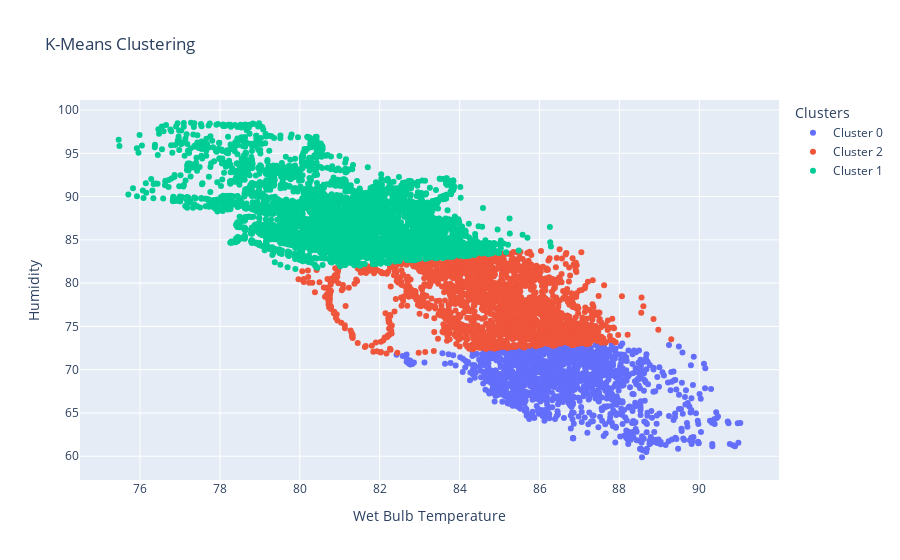

The cell this chart's notebook holds for it:
### Markdown cell above
# K-Means

### Code cell
from sklearn.cluster import KMeans
import matplotlib.pyplot as plt

# Determine the number of clusters
kmeans = KMeans(n_clusters=3)
resampled_5m_data['clusters'] = kmeans.fit_predict(X)

# Plot the clusters
fig = go.Figure()
for cluster in resampled_5m_data['clusters'].unique():
    subset = resampled_5m_data[resampled_5m_data['clusters'] == cluster]
    fig.add_trace(go.Scatter(x=subset['wetbulb_temperature'], y=subset['humidity'], mode='markers', name=f'Cluster {cluster}'))
fig.update_layout(title='K-Means Clustering', xaxis_title='Wet Bulb Temperature', yaxis_title='Humidity', legend_title='Clusters')
fig.show()

### Figure 1 — Plotly figure (JSON) as saved in the notebook; plotly's stock layout.template omitted (floating-point values rounded to 4 significant figures; data arrays with more than 128 entries replaced by an {"elided": "..."} marker saying what was removed)
{"data": [{"mode": "markers", "name": "Cluster 0", "type": "scatter", "x": {"elided": "7410 float values"}, "y": {"elided": "7410 float values"}}, {"mode": "markers", "name": "Cluster 2", "type": "scatter", "x": {"elided": "2146 float values"}, "y": {"elided": "2146 float values"}}, {"mode": "markers", "name": "Cluster 1", "type": "scatter", "x": {"elided": "6655 float values"}, "y": {"elided": "6655 float values"}}], "layout": {"legend": {"title": {"text": "Clusters"}}, "title": {"text": "K-Means Clustering"}, "xaxis": {"title": {"text": "Wet Bulb Temperature"}}, "yaxis": {"title": {"text": "Humidity"}}}}
